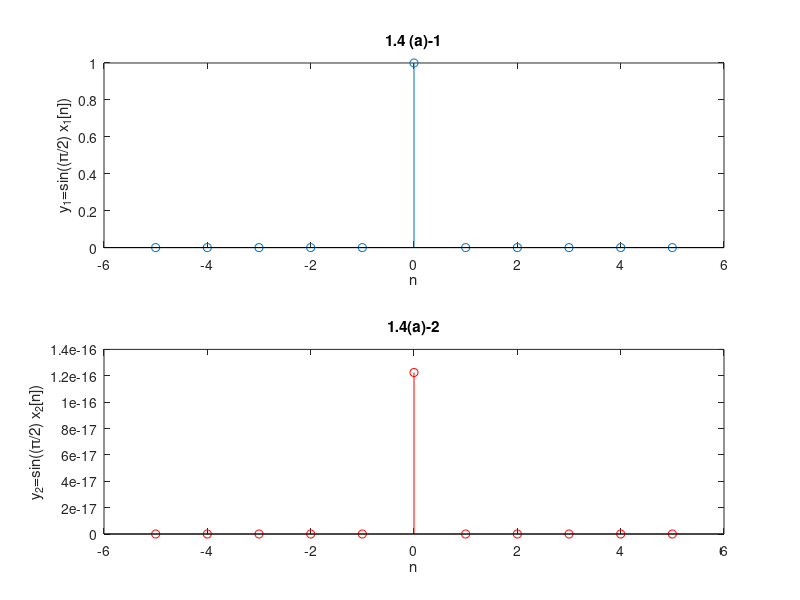

MATLAB code to generate this figure:
n = -5:1:5; 
x1=[zeros(1,5) 1 zeros(1,5)];
x2=2*x1;

y1=sin((pi/2)*x1);
y2=sin((pi/2)*x2);

%Plot
subplot(2,1,1);
stem(n,y1);
title('1.4 (a)-1');
xlabel('n');
ylabel('y_1=sin((\pi/2) x_1[n])');

subplot(2,1,2);
stem(n,y2,'r');
title('1.4(a)-2');
xlabel('n');
ylabel('y_2=sin((\pi/2) x_2[n])');

saveas(gcf, "LAB1/P1_4_a_out.png")
